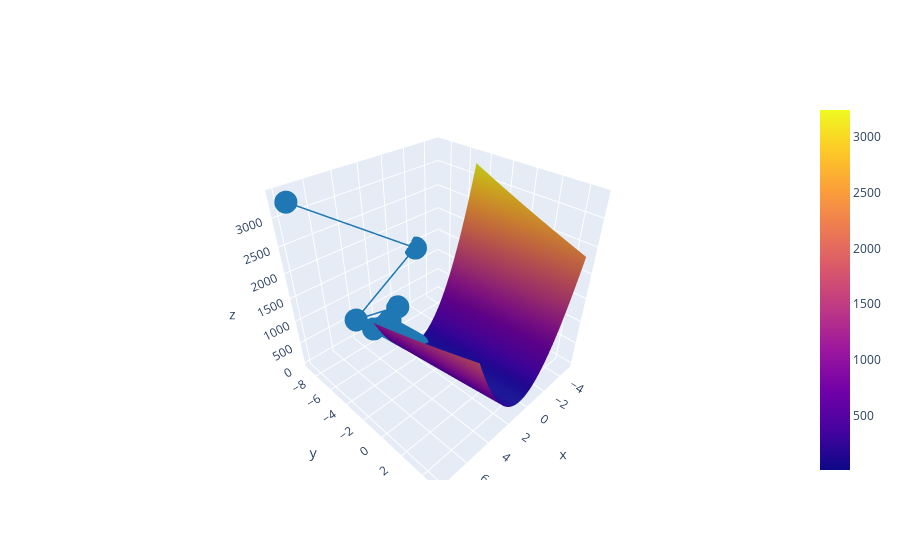

Notebook code for this chart:
### Code cell
data = [go.Surface(x = range_x,  y = range_y,z = surface)]
layout = go.Layout(autosize=False)
graf = go.Figure(data=data, layout=layout)

graf.add_trace(go.Scatter3d(x=history_grad_a, y=history_grad_b,  z=history_gradient_err,line=dict(color='#1f77b4',width=3)))
graf

### Figure 1 — Plotly figure (JSON) as saved in the notebook; plotly's stock layout.template omitted (floating-point values rounded to 4 significant figures; data arrays with more than 128 entries replaced by an {"elided": "..."} marker saying what was removed)
{"data": [{"type": "surface", "x": [-5, -4.9, -4.8, -4.7, -4.6, -4.5, -4.4, -4.3, -4.2, -4.1, -4.0, -3.9, -3.8, -3.7, -3.6, -3.5, -3.4, -3.3, -3.2, -3.1, -3.0, -2.9, -2.8, -2.7, -2.6, -2.5, -2.4, -2.3, -2.2, -2.1, -2.0, -1.9, -1.8, -1.7, -1.6, -1.5, -1.4, -1.3, -1.2, -1.1, -1.0, -0.9, -0.8, -0.7, -0.6, -0.5, -0.4, -0.3, -0.2, -0.1, -1.776e-14, 0.1, 0.2, 0.3, 0.4, 0.5, 0.6, 0.7, 0.8, 0.9, 1.0, 1.1, 1.2, 1.3, 1.4, 1.5, 1.6, 1.7, 1.8, 1.9, 2.0, 2.1, 2.2, 2.3, 2.4, 2.5, 2.6, 2.7, 2.8, 2.9, 3.0, 3.1, 3.2, 3.3, 3.4, 3.5, 3.6, 3.7, 3.8, 3.9, 4.0, 4.1, 4.2, 4.3, 4.4, 4.5, 4.6, 4.7, 4.8, 4.9], "y": [-5, -4.9, -4.8, -4.7, -4.6, -4.5, -4.4, -4.3, -4.2, -4.1, -4.0, -3.9, -3.8, -3.7, -3.6, -3.5, -3.4, -3.3, -3.2, -3.1, -3.0, -2.9, -2.8, -2.7, -2.6, -2.5, -2.4, -2.3, -2.2, -2.1, -2.0, -1.9, -1.8, -1.7, -1.6, -1.5, -1.4, -1.3, -1.2, -1.1, -1.0, -0.9, -0.8, -0.7, -0.6, -0.5, -0.4, -0.3, -0.2, -0.1, -1.776e-14, 0.1, 0.2, 0.3, 0.4, 0.5, 0.6, 0.7, 0.8, 0.9, 1.0, 1.1, 1.2, 1.3, 1.4, 1.5, 1.6, 1.7, 1.8, 1.9, 2.0, 2.1, 2.2, 2.3, 2.4, 2.5, 2.6, 2.7, 2.8, 2.9, 3.0, 3.1, 3.2, 3.3, 3.4, 3.5, 3.6, 3.7, 3.8, 3.9, 4.0, 4.1, 4.2, 4.3, 4.4, 4.5, 4.6, 4.7, 4.8, 4.9], "z": {"elided": "100x100 float values"}}, {"line": {"color": "#1f77b4", "width": 3}, "type": "scatter3d", "x": {"elided": "471 float values"}, "y": {"elided": "471 float values"}, "z": {"elided": "471 float values"}}], "layout": {"autosize": false}}
